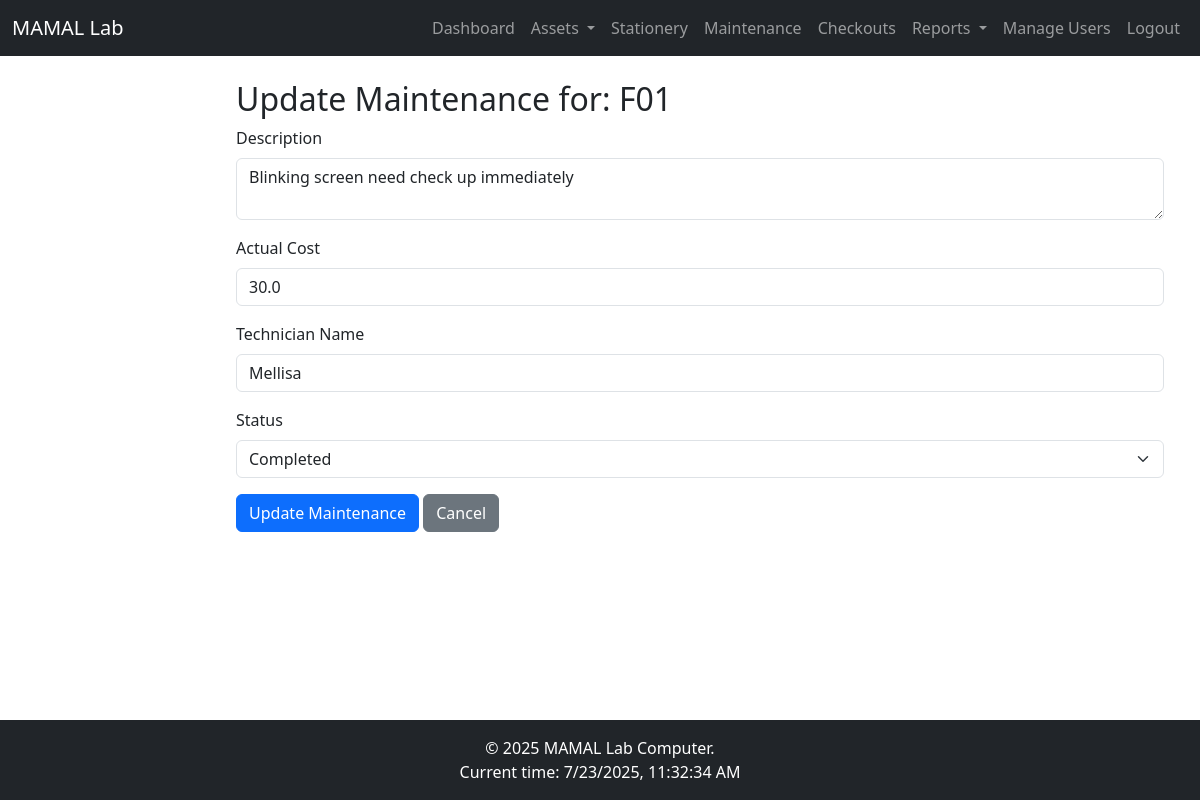
The page /maintenance/update/1 (signed in) on the database its author committed.
### app/models.py (models this page shows, shortened)
class Asset(db.Model):
    id = db.Column(db.Integer, primary_key=True)
    name = db.Column(db.String(100), nullable=False)
    serial_number = db.Column(db.String(50), unique=True, nullable=False)
    asset_type = db.Column(db.String(50), nullable=False)
    purchase_date = db.Column(db.Date)
    purchase_cost = db.Column(db.Float)
    location = db.Column(db.String(50))
    status = db.Column(db.String(20), default='Available')
    condition = db.Column(db.String(100))
    notes = db.Column(db.Text)
    qr_code = db.Column(db.String(100))
    last_updated = db.Column(db.DateTime, default=datetime.utcnow)
    maintenance = db.relationship('Maintenance', backref='asset', lazy='dynamic')
    checkouts = db.relationship('Checkout', backref='asset', lazy='dynamic')

class Maintenance(db.Model):
    id = db.Column(db.Integer, primary_key=True)
    asset_id = db.Column(db.Integer, db.ForeignKey('asset.id'))
    start_date = db.Column(db.DateTime, default=datetime.utcnow)
    end_date = db.Column(db.DateTime)
    description = db.Column(db.Text)
    cost = db.Column(db.Float)
    technician = db.Column(db.String(100))
    status = db.Column(db.String(20), default='Pending')

### app/maintenance/routes.py (the view, shortened to what this page needs)
@bp.route('/update/<int:maintenance_id>', methods=['GET', 'POST'])
@login_required
def update_maintenance(maintenance_id):
    maintenance = Maintenance.query.get_or_404(maintenance_id)
    asset = maintenance.asset
    form = MaintenanceUpdateForm(obj=maintenance)
    return render_template('maintenance/update_maintenance.html', form=form, maintenance=maintenance)

### app/maintenance/forms.py
class MaintenanceUpdateForm(FlaskForm):
    description = TextAreaField('Description', validators=[DataRequired()])
    cost = FloatField('Actual Cost', validators=[Optional()])
    technician = StringField('Technician Name', validators=[DataRequired()])
    status = SelectField('Status', choices=[
        ('Pending', 'Pending'),
        ('In Progress', 'In Progress'),
        ('Completed', 'Completed')
    ], validators=[DataRequired()])
    submit = SubmitField('Update Maintenance')

### app/models.py (called while the page is built)
@login.user_loader
def load_user(id):
    return User.query.get(int(id))

### app/templates/maintenance/update_maintenance.html (shortened to what this page needs)
{% extends "layouts/base.html" %}
{% block content %}
<div class="container mt-4">
    <h2>Update Maintenance for: {{ maintenance.asset.name }}</h2>
    <form method="POST">
        <div class="mb-3">
            {{ form.description.label(class="form-label") }}
            {{ form.description(class="form-control") }}
        </div>
        <div class="mb-3">
            {{ form.cost.label(class="form-label") }}
            {{ form.cost(class="form-control") }}
        </div>
        <div class="mb-3">
            {{ form.technician.label(class="form-label") }}
            {{ form.technician(class="form-control") }}
        </div>
        <div class="mb-3">
            {{ form.status.label(class="form-label") }}
            {{ form.status(class="form-select") }}
        </div>
        <button type="submit" class="btn btn-primary">{{ form.submit.label.text }}</button>
        <a href="{{ url_for('maintenance.view_maintenance') }}" class="btn btn-secondary">Cancel</a>
    </form>
</div>
{% endblock %}

### rows shown on the page
Asset: asset.name "F01"
Maintenance: description "Blinking screen need check up immediately", cost "30.0", technician "Mellisa", status "Completed"
